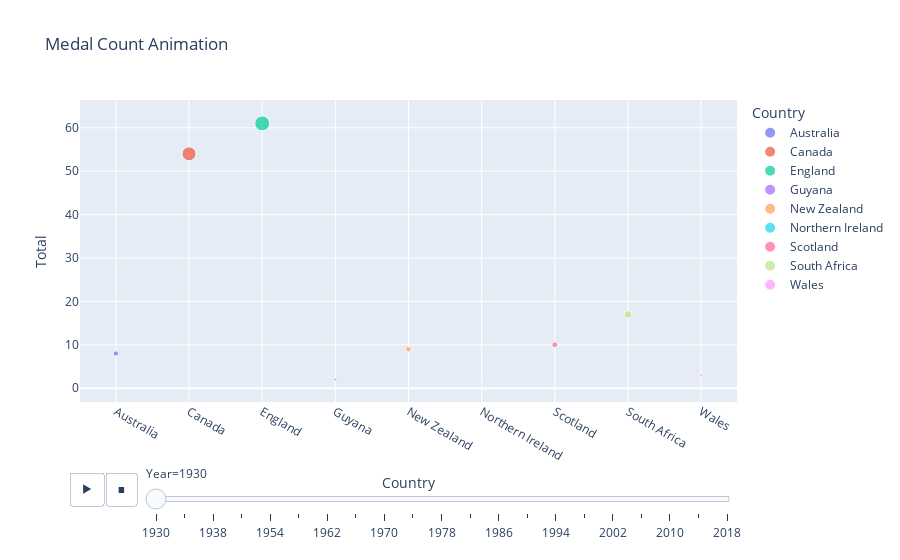

Write notebook code for a chart like this one.
### Code cell
# prompt: draw a px.scatter animation using the above medal data with country year and total medals avoid nan values
import plotly.express as px
import pandas as pd
medal = pd.read_csv("https://raw.githubusercontent.com/nethajinirmal13/Training-datasets/main/COMMONWEALTH%20GAMES%201930-2018%20%20-%20MEDAL%20TALLY.csv")
# Convert 'Total' column to numeric, handling errors
medal['Total'] = pd.to_numeric(medal['Total'], errors='coerce')
# Drop rows with NaN values in 'Total'
medal = medal.dropna(subset=['Total'])
# Create the scatter animation
fig = px.scatter(medal, x="Country", y="Total", animation_frame="Year", 
                 animation_group="Country", size="Total", color="Country", 
                 hover_name="Country", title="Medal Count Animation")
fig.show()

### Figure 1 — Plotly figure (JSON) as saved in the notebook; plotly's stock layout.template omitted (floating-point values rounded to 4 significant figures)
{"data": [{"hovertemplate": "<b>%{hovertext}</b><br><br>Country=%{x}<br>Year=1930<br>Total=%{marker.size}<extra></extra>", "hovertext": ["Australia"], "ids": ["Australia"], "legendgroup": "Australia", "marker": {"color": "#636efa", "size": [8], "sizemode": "area", "sizeref": 0.5525, "symbol": "circle"}, "mode": "markers", "name": "Australia", "orientation": "v", "showlegend": true, "type": "scatter", "x": ["Australia"], "xaxis": "x", "y": [8], "yaxis": "y"}, {"hovertemplate": "<b>%{hovertext}</b><br><br>Country=%{x}<br>Year=1930<br>Total=%{marker.size}<extra></extra>", "hovertext": ["Canada"], "ids": ["Canada"], "legendgroup": "Canada", "marker": {"color": "#EF553B", "size": [54], "sizemode": "area", "sizeref": 0.5525, "symbol": "circle"}, "mode": "markers", "name": "Canada", "orientation": "v", "showlegend": true, "type": "scatter", "x": ["Canada"], "xaxis": "x", "y": [54], "yaxis": "y"}, {"hovertemplate": "<b>%{hovertext}</b><br><br>Country=%{x}<br>Year=1930<br>Total=%{marker.size}<extra></extra>", "hovertext": ["England"], "ids": ["England"], "legendgroup": "England", "marker": {"color": "#00cc96", "size": [61], "sizemode": "area", "sizeref": 0.5525, "symbol": "circle"}, "mode": "markers", "name": "England", "orientation": "v", "showlegend": true, "type": "scatter", "x": ["England"], "xaxis": "x", "y": [61], "yaxis": "y"}, {"hovertemplate": "<b>%{hovertext}</b><br><br>Country=%{x}<br>Year=1930<br>Total=%{marker.size}<extra></extra>", "hovertext": ["Guyana"], "ids": ["Guyana"], "legendgroup": "Guyana", "marker": {"color": "#ab63fa", "size": [2], "sizemode": "area", "sizeref": 0.5525, "symbol": "circle"}, "mode": "markers", "name": "Guyana", "orientation": "v", "showlegend": true, "type": "scatter", "x": ["Guyana"], "xaxis": "x", "y": [2], "yaxis": "y"}, {"hovertemplate": "<b>%{hovertext}</b><br><br>Country=%{x}<br>Year=1930<br>Total=%{marker.size}<extra></extra>", "hovertext": ["New Zealand"], "ids": ["New Zealand"], "legendgroup": "New Zealand", "marker": {"color": "#FFA15A", "size": [9], "sizemode": "area", "sizeref": 0.5525, "symbol": "circle"}, "mode": "markers", "name": "New Zealand", "orientation": "v", "showlegend": true, "type": "scatter", "x": ["New Zealand"], "xaxis": "x", "y": [9], "yaxis": "y"}, {"hovertemplate": "<b>%{hovertext}</b><br><br>Country=%{x}<br>Year=1930<br>Total=%{marker.size}<extra></extra>", "hovertext": ["Northern Ireland"], "ids": ["Northern Ireland"], "legendgroup": "Northern Ireland", "marker": {"color": "#19d3f3", "size": [1], "sizemode": "area", "sizeref": 0.5525, "symbol": "circle"}, "mode": "markers", "name": "Northern Ireland", "orientation": "v", "showlegend": true, "type": "scatter", "x": ["Northern Ireland"], "xaxis": "x", "y": [1], "yaxis": "y"}, {"hovertemplate": "<b>%{hovertext}</b><br><br>Country=%{x}<br>Year=1930<br>Total=%{marker.size}<extra></extra>", "hovertext": ["Scotland"], "ids": ["Scotland"], "legendgroup": "Scotland", "marker": {"color": "#FF6692", "size": [10], "sizemode": "area", "sizeref": 0.5525, "symbol": "circle"}, "mode": "markers", "name": "Scotland", "orientation": "v", "showlegend": true, "type": "scatter", "x": ["Scotland"], "xaxis": "x", "y": [10], "yaxis": "y"}, {"hovertemplate": "<b>%{hovertext}</b><br><br>Country=%{x}<br>Year=1930<br>Total=%{marker.size}<extra></extra>", "hovertext": ["South Africa"], "ids": ["South Africa"], "legendgroup": "South Africa", "marker": {"color": "#B6E880", "size": [17], "sizemode": "area", "sizeref": 0.5525, "symbol": "circle"}, "mode": "markers", "name": "South Africa", "orientation": "v", "showlegend": true, "type": "scatter", "x": ["South Africa"], "xaxis": "x", "y": [17], "yaxis": "y"}, {"hovertemplate": "<b>%{hovertext}</b><br><br>Country=%{x}<br>Year=1930<br>Total=%{marker.size}<extra></extra>", "hovertext": ["Wales"], "ids": ["Wales"], "legendgroup": "Wales", "marker": {"color": "#FF97FF", "size": [3], "sizemode": "area", "sizeref": 0.5525, "symbol": "circle"}, "mode": "markers", "name": "Wales", "orientation": "v", "showlegend": true, "type": "scatter", "x": ["Wales"], "xaxis": "x", "y": [3], "yaxis": "y"}], "layout": {"legend": {"itemsizing": "constant", "title": {"text": "Country"}, "tracegroupgap": 0}, "sliders": [{"active": 0, "currentvalue": {"prefix": "Year="}, "len": 0.9, "pad": {"b": 10, "t": 60}, "steps": [{"args": [["1930"], {"frame": {"duration": 0, "redraw": false}, "fromcurrent": true, "mode": "immediate", "transition": {"duration": 0, "easing": "linear"}}], "label": "1930", "method": "animate"}, {"args": [["1934"], {"frame": {"duration": 0, "redraw": false}, "fromcurrent": true, "mode": "immediate", "transition": {"duration": 0, "easing": "linear"}}], "label": "1934", "method": "animate"}, {"args": [["1938"], {"frame": {"duration": 0, "redraw": false}, "fromcurrent": true, "mode": "immediate", "transition": {"duration": 0, "easing": "linear"}}], "label": "1938", "method": "animate"}, {"args": [["1950"], {"frame": {"duration": 0, "redraw": false}, "fromcurrent": true, "mode": "immediate", "transition": {"duration": 0, "easing": "linear"}}], "label": "1950", "method": "animate"}, {"args": [["1954"], {"frame": {"duration": 0, "redraw": false}, "fromcurrent": true, "mode": "immediate", "transition": {"duration": 0, "easing": "linear"}}], "label": "1954", "method": "animate"}, {"args": [["1958"], {"frame": {"duration": 0, "redraw": false}, "fromcurrent": true, "mode": "immediate", "transition": {"duration": 0, "easing": "linear"}}], "label": "1958", "method": "animate"}, {"args": [["1962"], {"frame": {"duration": 0, "redraw": false}, "fromcurrent": true, "mode": "immediate", "transition": {"duration": 0, "easing": "linear"}}], "label": "1962", "method": "animate"}, {"args": [["1966"], {"frame": {"duration": 0, "redraw": false}, "fromcurrent": true, "mode": "immediate", "transition": {"duration": 0, "easing": "linear"}}], "label": "1966", "method": "animate"}, {"args": [["1970"], {"frame": {"duration": 0, "redraw": false}, "fromcurrent": true, "mode": "immediate", "transition": {"duration": 0, "easing": "linear"}}], "label": "1970", "method": "animate"}, {"args": [["1974"], {"frame": {"duration": 0, "redraw": false}, "fromcurrent": true, "mode": "immediate", "transition": {"duration": 0, "easing": "linear"}}], "label": "1974", "method": "animate"}, {"args": [["1978"], {"frame": {"duration": 0, "redraw": false}, "fromcurrent": true, "mode": "immediate", "transition": {"duration": 0, "easing": "linear"}}], "label": "1978", "method": "animate"}, {"args": [["1982"], {"frame": {"duration": 0, "redraw": false}, "fromcurrent": true, "mode": "immediate", "transition": {"duration": 0, "easing": "linear"}}], "label": "1982", "method": "animate"}, {"args": [["1986"], {"frame": {"duration": 0, "redraw": false}, "fromcurrent": true, "mode": "immediate", "transition": {"duration": 0, "easing": "linear"}}], "label": "1986", "method": "animate"}, {"args": [["1990"], {"frame": {"duration": 0, "redraw": false}, "fromcurrent": true, "mode": "immediate", "transition": {"duration": 0, "easing": "linear"}}], "label": "1990", "method": "animate"}, {"args": [["1994"], {"frame": {"duration": 0, "redraw": false}, "fromcurrent": true, "mode": "immediate", "transition": {"duration": 0, "easing": "linear"}}], "label": "1994", "method": "animate"}, {"args": [["1998"], {"frame": {"duration": 0, "redraw": false}, "fromcurrent": true, "mode": "immediate", "transition": {"duration": 0, "easing": "linear"}}], "label": "1998", "method": "animate"}, {"args": [["2002"], {"frame": {"duration": 0, "redraw": false}, "fromcurrent": true, "mode": "immediate", "transition": {"duration": 0, "easing": "linear"}}], "label": "2002", "method": "animate"}, {"args": [["2006"], {"frame": {"duration": 0, "redraw": false}, "fromcurrent": true, "mode": "immediate", "transition": {"duration": 0, "easing": "linear"}}], "label": "2006", "method": "animate"}, {"args": [["2010"], {"frame": {"duration": 0, "redraw": false}, "fromcurrent": true, "mode": "immediate", "transition": {"duration": 0, "easing": "linear"}}], "label": "2010", "method": "animate"}, {"args": [["2014"], {"frame": {"duration": 0, "redraw": false}, "fromcurrent": true, "mode": "immediate", "transition": {"duration": 0, "easing": "linear"}}], "label": "2014", "method": "animate"}, {"args": [["2018"], {"frame": {"duration": 0, "redraw": false}, "fromcurrent": true, "mode": "immediate", "transition": {"duration": 0, "easing": "linear"}}], "label": "2018", "method": "animate"}], "x": 0.1, "xanchor": "left", "y": 0, "yanchor": "top"}], "title": {"text": "Medal Count Animation"}, "updatemenus": [{"buttons": [{"args": [null, {"frame": {"duration": 500, "redraw": false}, "fromcurrent": true, "mode": "immediate", "transition": {"duration": 500, "easing": "linear"}}], "label": "&#9654;", "method": "animate"}, {"args": [[null], {"frame": {"duration": 0, "redraw": false}, "fromcurrent": true, "mode": "immediate", "transition": {"duration": 0, "easing": "linear"}}], "label": "&#9724;", "method": "animate"}], "direction": "left", "pad": {"r": 10, "t": 70}, "showactive": false, "type": "buttons", "x": 0.1, "xanchor": "right", "y": 0, "yanchor": "top"}], "xaxis": {"anchor": "y", "categoryarray": ["Australia", "Canada", "England", "Guyana", "New Zealand", "Northern Ireland", "Scotland", "South Africa", "Wales", "India", "Jamaica", "Zimbabwe", "Sri Lanka", "Fiji", "Malaya", "Nigeria", "Barbados", "Hong Kong", "Pakistan", "Trinidad & Tobago", "Uganda", "Zambia", "Bahamas", "Ghana", "Isle of Man", "Kenya", "Singapore", "Jersey", "Papua New Guinea", "Bermuda", "Malaysia", "Malawi", "St. Vincent & The Grenadines", "Tanzania", "The Gambia", "Samoa", "Swaziland", "Guernsey", "Botswana", "Bangladesh", "Cyprus", "Malta", "Nauru", "Namibia", "Norfolk Island", "Seychelles", "Tonga", "Cameroon", "Lesotho", "Mauritius", "Mozambique", "Cayman Islands", "St. Kitts & Nevis", "St. Lucia", "Grenada", "Kiribati", "Trinidad and Tobago", "The Bahamas", "British Virgin Is.", "Saint Lucia", "Dominica", "Vanuatu", "Cook Islands", "Solomon Islands"], "categoryorder": "array", "domain": [0, 1], "title": {"text": "Country"}}, "yaxis": {"anchor": "x", "domain": [0, 1], "title": {"text": "Total"}}}}
